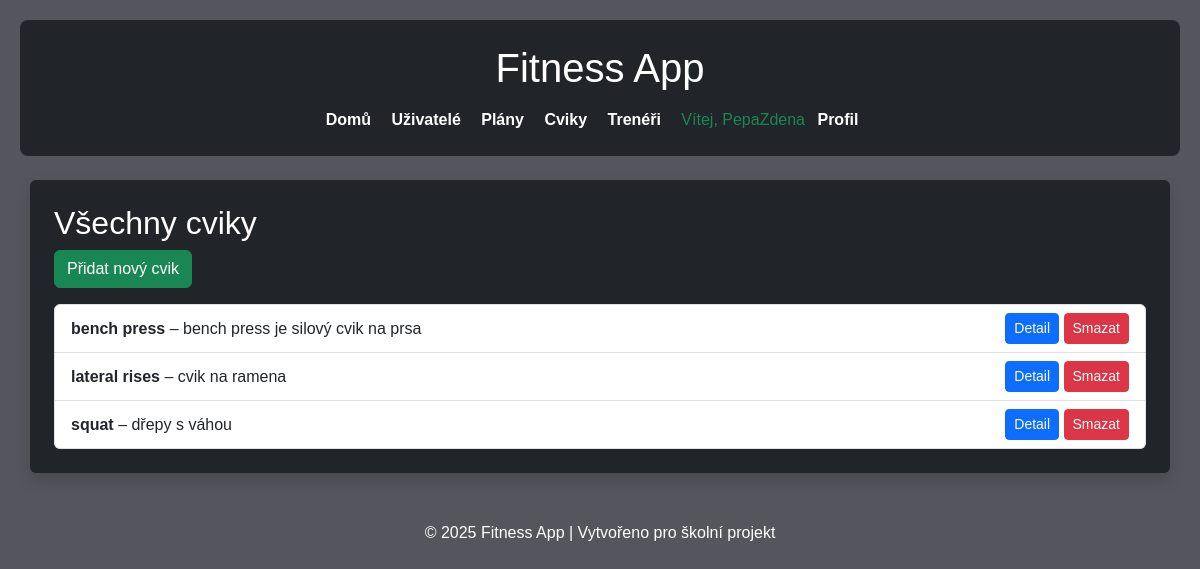
Screenshot of /exercises/ (signed in) with the database file from the repository.
### library/models.py (models this page shows, shortened)
class Exercise(models.Model):
    name = models.CharField(max_length=100, verbose_name='Exercise Name')
    description = models.TextField(blank=True, verbose_name='Exercise Description')
    gif = models.ImageField(upload_to='exercise_gifs/', blank=True, verbose_name='Exercise GIF')
    class Meta:
        ordering = ['name']
        verbose_name = 'Exercise'
        verbose_name_plural = 'Exercises'

### library/views.py (the view)
# urls.py: path('exercises/', views.ExerciseListView.as_view(), name='exercise-list'),
class ExerciseListView(ListView):
    model = Exercise
    template_name = 'exercise_list.html'

### library/templates/exercise_list.html
{% extends 'base.html' %}
{% block content %}
<h2>Všechny cviky</h2>
<a href="{% url 'exercise-create' %}" class="btn btn-success mb-3">Přidat nový cvik</a>
<ul class="list-group">
    {% for exercise in object_list %}
        <li class="list-group-item d-flex justify-content-between align-items-center">
            <div>
                <strong>{{ exercise.name }}</strong> – {{ exercise.description|truncatewords:12 }}
            </div>
            <div>
                <a href="{% url 'exercise-detail' exercise.pk %}" class="btn btn-sm btn-primary">Detail</a>
                <a href="{% url 'exercise-delete' exercise.pk %}" class="btn btn-sm btn-danger">Smazat</a>
            </div>
        </li>
    {% empty %}
        <li class="list-group-item">Žádné cviky nejsou dostupné.</li>
    {% endfor %}
</ul>
{% endblock %}

### library/templates/base.html (shortened to what this page needs)
{% load static %}
<!DOCTYPE html>
<html lang="cs">
<head>
    <link href="https://cdn.jsdelivr.net/npm/bootstrap@5.3.3/dist/css/bootstrap.min.css" rel="stylesheet">
    <link rel="stylesheet" href="{% static 'css/styles.css' %}">
</head>
<body>
<header class="bg-dark text-white p-4 mb-4">
    <div class="container">
        <h1 class="mb-3">Fitness App</h1>
        <nav>
            <a href="{% url 'index' %}" class="text-white me-3">Domů</a>
            <a href="{% url 'userprofile-list' %}" class="text-white me-3">Uživatelé</a>
            <a href="{% url 'workoutplan-list' %}" class="text-white me-3">Plány</a>
            <a href="{% url 'exercise-list' %}" class="text-white me-3">Cviky</a>
            <a href="{% url 'trainer-list' %}" class="text-white me-3">Trenéři</a>
            {% if user.is_authenticated %}
                <span class="text-success me-2">Vítej, {{ user.username }}</span>
                <a href="{% url 'profile' %}" class="text-white me-3">Profil</a>
            {% else %}
                <a href="{% url 'login' %}" class="text-white me-3">Přihlásit</a>
                <a href="{% url 'signup' %}" class="text-white">Registrovat</a>
            {% endif %}
        </nav>
    </div>
</header>
<main class="container bg-dark text-white p-4 rounded shadow">
    {% block content %}
    {% endblock %}
</main>
<footer class="text-center text-white mt-5">
    <p>&copy; 2025 Fitness App | Vytvořeno pro školní projekt</p>
</footer>
</body>
</html>

### library/static/css/styles.css (style rules this page uses)
* { margin: 0; padding: 0; box-sizing: border-box; }
body { font-family: Arial, sans-serif; background-color: #55555d; color: white; padding: 20px; }
header { background-color: #000000; color: white; padding: 20px; border-radius: 8px; margin-bottom: 20px; text-align: center; }
header h1 { margin-bottom: 10px; }
nav a { color: white; text-decoration: none; margin-right: 15px; font-weight: bold; }
main { background-color: #2F2E2E; padding: 20px; border-radius: 8px; box-shadow: 0 2px 5px rgba(0, 0, 0, 0.1); }
footer { text-align: center; margin-top: 40px; color: #fffefe; }
.text-center { text-align: center; }
.mb-3 { margin-bottom: 1rem; }

### rows the page displays
Exercise: name "bench press", description "bench press je silový cvik na prsa"
Exercise: name "lateral rises", description "cvik na ramena"
Exercise: name "squat", description "dřepy s váhou"

### other values shown
{{ user.username }} "PepaZdena"
